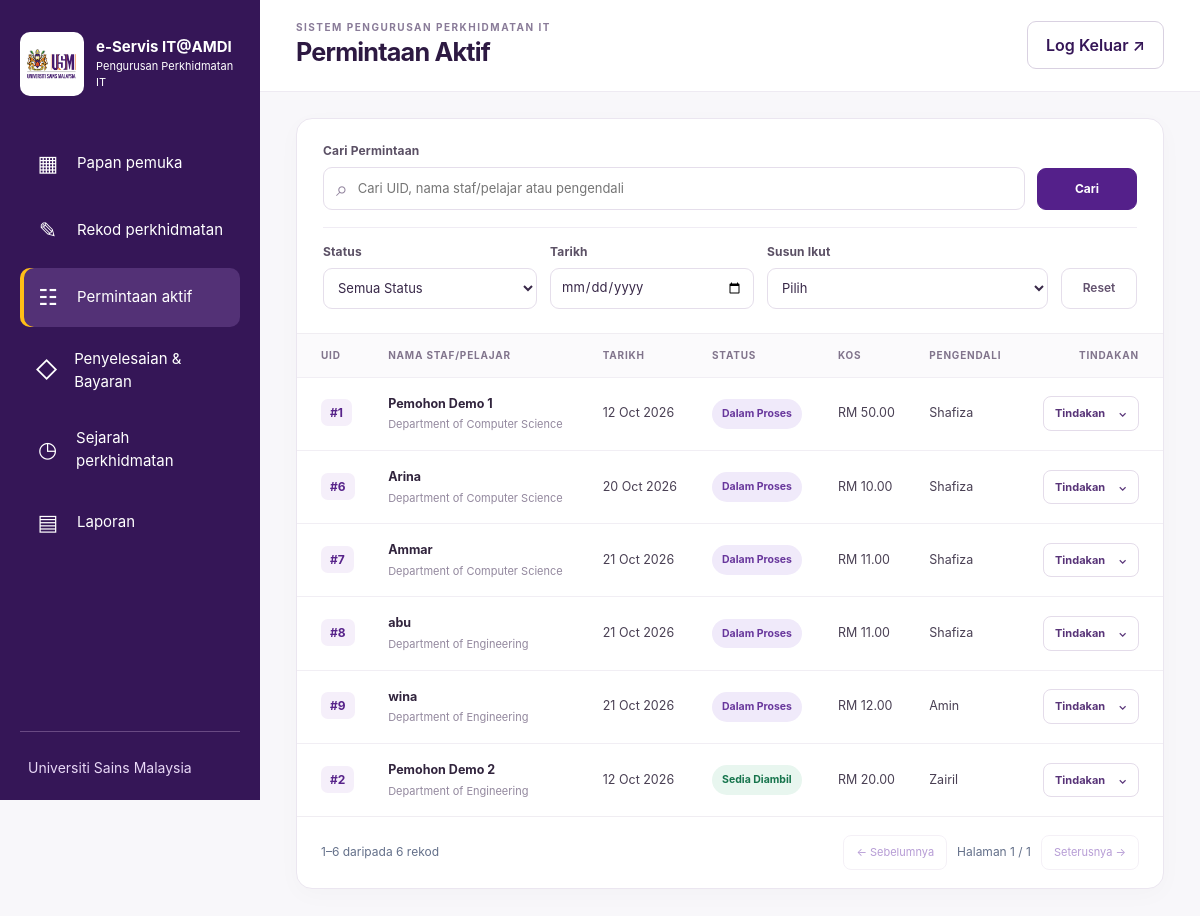
The page /aktif.php (signed in) on the database as committed earlier.
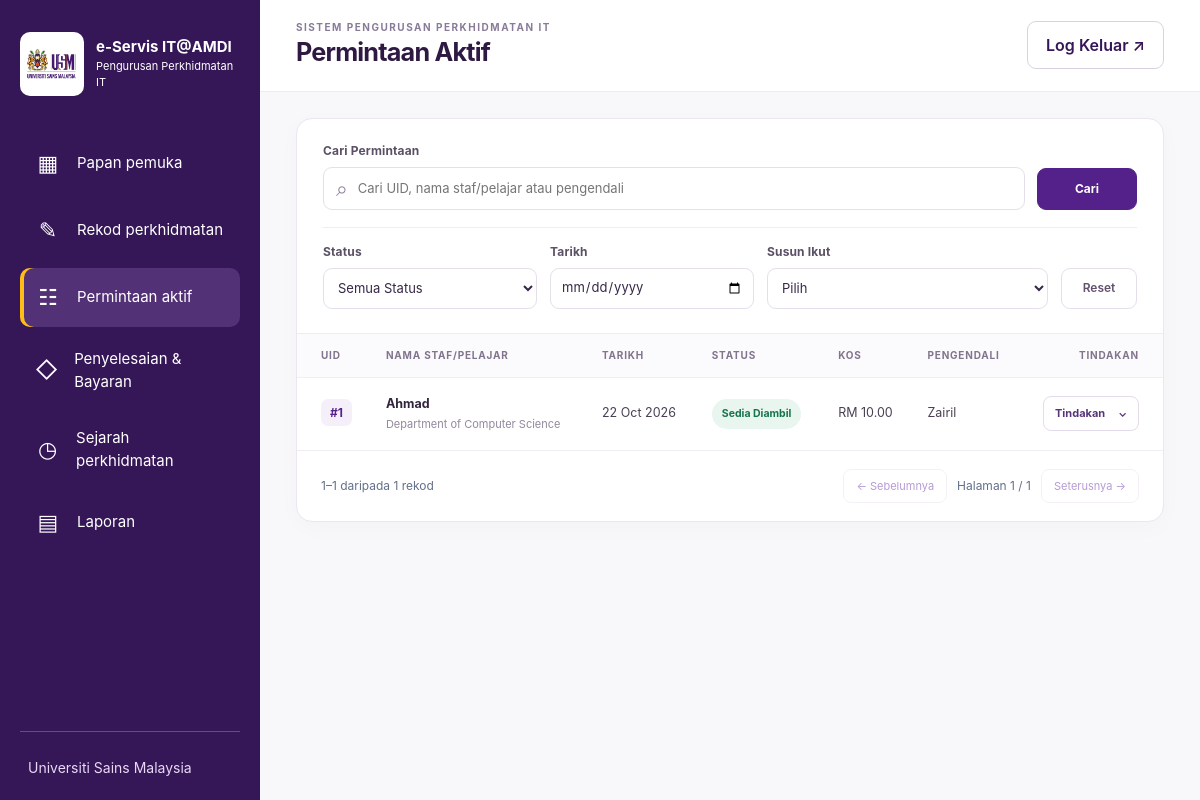
The same page on the database as committed later.
### tables this page shows
CREATE TABLE `service_requests` (
  `id` int(10) UNSIGNED NOT NULL,
  `uid` varchar(40) NOT NULL,
  `requester_name` varchar(150) NOT NULL,
  `department_id` int(10) UNSIGNED NOT NULL,
  `service_type_id` int(10) UNSIGNED NOT NULL,
  `service_details` text NOT NULL,
  `estimated_cost` decimal(10,2) NOT NULL,
  `requested_at` datetime NOT NULL,
  `handler_id` int(10) UNSIGNED NOT NULL,
  `status` enum('in_progress','ready','completed') NOT NULL DEFAULT 'in_progress',
  `ready_at` datetime DEFAULT NULL,
  `picked_up_at` datetime DEFAULT NULL,
  `payment_date` date DEFAULT NULL,
  `reference_no` varchar(100) DEFAULT NULL,
  `completed_at` datetime DEFAULT NULL,
  `created_by` int(10) UNSIGNED NOT NULL,
  `completed_by` int(10) UNSIGNED DEFAULT NULL,
  `created_at` datetime NOT NULL DEFAULT current_timestamp(),
  `updated_at` datetime NOT NULL DEFAULT current_timestamp() ON UPDATE current_timestamp(),
  `requester_phone` varchar(30) DEFAULT NULL,
  `requester_email` varchar(190) DEFAULT NULL,
  `device_ownership` enum('usm','personal') DEFAULT NULL,
  `device_type` varchar(30) DEFAULT NULL,
  `device_type_other` varchar(100) DEFAULT NULL,
  `device_brand` varchar(120) DEFAULT NULL,
  `device_model` varchar(150) DEFAULT NULL,
  `device_serial` varchar(150) DEFAULT NULL,
  `asset_number` varchar(150) DEFAULT NULL,
  `device_condition` enum('unchecked','good','damaged','off') DEFAULT NULL,
  `condition_notes` varchar(1000) DEFAULT NULL
);

CREATE TABLE `departments` (
  `id` int(10) UNSIGNED NOT NULL,
  `name` varchar(150) NOT NULL,
  `is_active` tinyint(1) NOT NULL DEFAULT 1
);

CREATE TABLE `handlers` (
  `id` int(10) UNSIGNED NOT NULL,
  `name` varchar(150) NOT NULL,
  `is_active` tinyint(1) NOT NULL DEFAULT 1
);

### includes/auth.php (called while the page is built, shortened)
<?php
function e(string $value): string {
    return htmlspecialchars($value, ENT_QUOTES, 'UTF-8');
}

### service_multi.php (called while the page is built, shortened)
<?php
function fetch_multi(PDO $pdo, array $rows): array
{
    $ids = array_map(static fn($r) => (int)$r['id'], $rows);
    $placeholders = implode(',', array_fill(0, count($ids), '?'));
    $stmt = $pdo->prepare("SELECT request_id,service_type_id FROM service_request_types WHERE request_id IN ($placeholders) ORDER BY service_type_id");
    $stmt->execute($ids);
    $types = [];
    foreach ($stmt as $r) $types[(int)$r['request_id']][] = (int)$r['service_type_id'];
    $stmt = $pdo->prepare("SELECT * FROM service_request_hardware WHERE request_id IN ($placeholders) ORDER BY id");
    $stmt->execute($ids);
    $hardware = [];
    foreach ($stmt as $r) $hardware[(int)$r['request_id']][] = $r;
    foreach ($rows as &$r) {
        $id = (int)$r['id'];
    }
    return $rows;
}
function fetch_device(PDO $pdo, array $rows): array
{
    $ids = array_column($rows, 'id');
    $qs = implode(',', array_fill(0, count($ids), '?'));
    $stmt = $pdo->prepare("SELECT request_id,accessory_name FROM service_request_accessories WHERE request_id IN ($qs)");
    $stmt->execute($ids);
    $access = [];
    foreach ($stmt as $a) $access[(int)$a['request_id']][] = $a['accessory_name'];
    return $rows;
}

### aktif.php (the view, shortened to what the changed rows need)
<?php
require __DIR__ . '/includes/auth.php';
require __DIR__ . '/config/database.php';
require __DIR__ . '/service_multi.php';
function display_date(?string $date, bool $time = false): string
{
  if (!$date) return '—';
  try {
    return (new DateTimeImmutable($date))->format($time ? 'd M Y, h:i A' : 'd M Y');
  } catch (Throwable) {
    return '—';
  }
}
$search = mb_substr(trim(is_string($_GET['q'] ?? null) ? $_GET['q'] : ''), 0, 120);
$status = (string)($_GET['status'] ?? 'all');
$sort = (string)($_GET['sort'] ?? 'status_first');
$date = is_string($_GET['date'] ?? null) ? trim($_GET['date']) : '';
$page = filter_var($_GET['page'] ?? 1, FILTER_VALIDATE_INT, ['options' => ['min_range' => 1]]) ?: 1;
$conditions = ["r.status IN ('in_progress','ready')"];
$params = [];
$from = ' FROM service_requests r JOIN departments d ON d.id=r.department_id JOIN service_types t ON t.id=r.service_type_id JOIN handlers h ON h.id=r.handler_id ';
try {
  $count = $pdo->prepare('SELECT COUNT(*)' . $from . ' WHERE ' . implode(' AND ', $conditions));
  $count->execute($params);
  $total = (int)$count->fetchColumn();
  $pages = max(1, (int)ceil($total / 10));
  $page = min($page, $pages);
  $offset = ($page - 1) * 10;
  $sortSql = match ($sort) {
    'status_first' => "CASE WHEN r.status='in_progress' THEN 0 ELSE 1 END,r.id ASC",
    'oldest' => 'r.requested_at ASC,r.id ASC',
    'ready_first' => "CASE WHEN r.status='ready' THEN 0 ELSE 1 END,r.requested_at DESC,r.id DESC",
    'uid_asc' => 'r.id ASC',
    'uid_desc' => 'r.id DESC',
    default => "CASE WHEN r.status='in_progress' THEN 0 ELSE 1 END,r.id ASC",
  };
  $stmt = $pdo->prepare('SELECT r.*,d.name AS department_name,t.name AS service_type_name,h.name AS handler_name' . $from . ' WHERE ' . implode(' AND ', $conditions) . ' ORDER BY ' . $sortSql . ' LIMIT 10 OFFSET ' . $offset);
  $stmt->execute($params);
  $rows = fetch_device($pdo, fetch_multi($pdo, $stmt->fetchAll()));
} catch (PDOException $e) {
  error_log($e->getMessage());
  http_response_code(503);
  exit('Senarai permintaan tidak dapat dimuatkan. Jalankan migration SQL dahulu.');
}
?>
<!doctype html>
<html lang="ms">
<head>
  <link rel="stylesheet" href="<?= APP_BASE ?>/assets/css/style.css">
  <link rel="stylesheet" href="<?= APP_BASE ?>/assets/css/sidebar.css">
  <link rel="stylesheet" href="<?= APP_BASE ?>/assets/css/active-requests.css">
</head>
<body class="workspace active-page"><?php $activePage = 'active';
                                    require __DIR__ . '/includes/sidebar.php'; ?>
  <div class="active-area">
    <header class="active-header">
      <div>
        <h1>Permintaan Aktif</h1>
      </div>
    </header>
    <main id="main-content" class="active-main" tabindex="-1">
      <section class="active-list-card" aria-label="Senarai permintaan aktif">
        <div class="active-table-wrap">
          <table class="active-table"><thead><tr><th>UID</th><th>NAMA STAF/PELAJAR</th><th>TARIKH</th><th>STATUS</th><th>KOS</th><th>PENGENDALI</th><th class="active-action-head">TINDAKAN</th></tr></thead><tbody>
          <?php foreach ($rows as $r): ?><tr>
            <td data-label="UID"><span class="active-uid">#<?= (int)$r['id'] ?></span></td>
            <td data-label="Nama Staf/Pelajar"><strong class="active-person"><?= e($r['requester_name']) ?></strong><small class="active-subtext"><?= e($r['department_name']) ?></small></td>
            <td data-label="Tarikh"><span class="active-nowrap"><?= e(display_date($r['requested_at'])) ?></span></td>
            <td data-label="Status"><span class="active-badge <?= $r['status'] === 'ready' ? 'ready' : 'progress' ?>"><?= $r['status'] === 'ready' ? 'Sedia Diambil' : 'Dalam Proses' ?></span></td>
            <td data-label="Kos"><span class="active-nowrap">RM <?= number_format((float)$r['estimated_cost'], 2) ?></span></td>
            <td data-label="Pengendali"><?= e($r['handler_name']) ?></td>
            <td data-label="Tindakan" class="active-action-cell"><details class="active-action-menu"><summary aria-label="Tindakan untuk UID <?= (int)$r['id'] ?>">Tindakan <span aria-hidden="true">⌄</span></summary></details></td>
          </tr><?php endforeach; ?>
          </tbody></table>
        </div>
        <div class="active-pagination"><span><?= $total ? ($offset + 1) . '–' . ($offset + count($rows)) : '0' ?> daripada <?= $total ?> rekod</span><div><a class="<?= $page === 1 ? 'disabled' : '' ?>" <?= $page > 1 ? 'href="' . e(page_url($page - 1, $search, $status, $date, $sort)) . '"' : 'aria-disabled="true"' ?>>← Sebelumnya</a><span>Halaman <?= $page ?> / <?= $pages ?></span><a class="<?= $page === $pages ? 'disabled' : '' ?>" <?= $page < $pages ? 'href="' . e(page_url($page + 1, $search, $status, $date, $sort)) . '"' : 'aria-disabled="true"' ?>>Seterusnya →</a></div></div>
      </section>
    </main>
  </div>
</body>
</html>

### includes/sidebar.php (shortened to what the changed rows need)
<?php
$navigation = [
'home'=>['Papan pemuka','/home.php','▦'],
'create'=>['Rekod perkhidmatan','/rekod.php','✎'],
'active'=>['Permintaan aktif','/aktif.php','☷'],
'payment'=>['Penyelesaian & Bayaran','/payments/index.php','◇'],
'history'=>['Sejarah perkhidmatan','/history.php','◷'],
'reports'=>['Laporan','/reports.php','▤'],
];
?>
<aside class="sidebar"><div id="sidebar-menu" class="sidebar-menu"><nav class="sidebar-nav" aria-label="Menu utama"><?php foreach($navigation as $key=>[$label,$path,$icon]): ?><a href="<?= APP_BASE . $path ?>"<?= ($activePage ?? '') === $key ? ' aria-current="page"' : '' ?>><span class="nav-icon" aria-hidden="true"><?= $icon ?></span><?= e($label) ?></a><?php endforeach; ?></nav></div></aside>

Rows that differ between the two databases and show on the page:
removed service_requests: id "6", requester_name "Arina", department.name "Department of Computer Science", requested_at "20 Oct 2026", status "Dalam Proses", estimated_cost "10.00", handler.name "Shafiza"
removed service_requests: id "7", requester_name "Ammar", department.name "Department of Computer Science", requested_at "21 Oct 2026", status "Dalam Proses", estimated_cost "11.00", handler.name "Shafiza"
removed service_requests: id "8", requester_name "abu", department.name "Department of Engineering", requested_at "21 Oct 2026", status "Dalam Proses", estimated_cost "11.00", handler.name "Shafiza"
removed service_requests: id "9", requester_name "wina", department.name "Department of Engineering", requested_at "21 Oct 2026", status "Dalam Proses", estimated_cost "12.00", handler.name "Amin"
removed service_requests: id "2", requester_name "Pemohon Demo 2", department.name "Department of Engineering", requested_at "12 Oct 2026", status "Sedia Diambil", estimated_cost "20.00", handler.name "Zairil"
changed service_requests "Department of Computer Science": requester_name "Pemohon Demo 1" → "Ahmad"; requested_at "12 Oct 2026" → "22 Oct 2026"; estimated_cost "50.00" → "10.00"; handler.name "Shafiza" → "Zairil"; status "Dalam Proses" → "Sedia Diambil"
Other text that changed with them:
$offset + count($rows): "6" → "1"
$total: "6" → "1"
